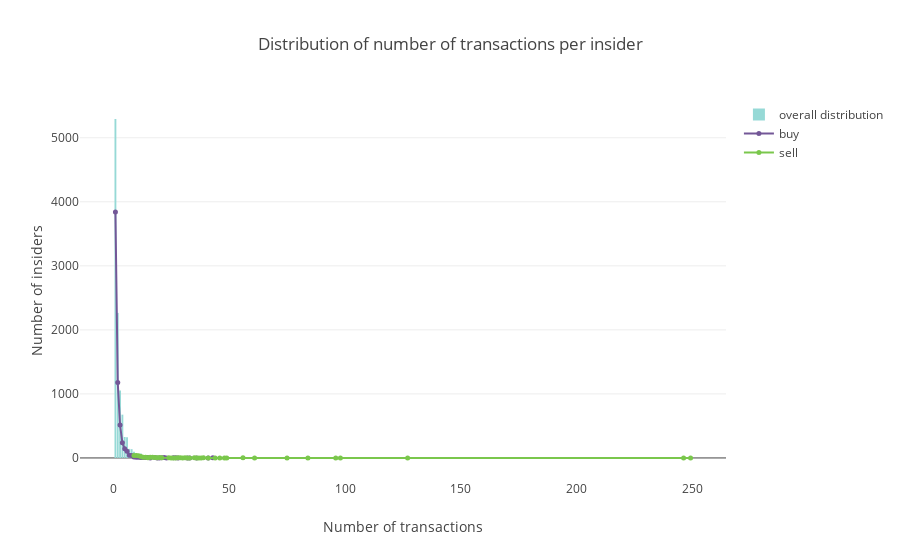

Write notebook code for a chart like this one.
### Code cell
trace0 = go.Bar(
    x=transac.index,
    y=transac['count'],
    name='overall distribution',
    marker=dict(
        color='#96d9d6'
    )
)

trace2 = go.Scatter(
    x = buy.index,
    y = buy['count'],
    name='buy',
    mode = 'lines+markers',
    marker = dict(
        size = 5,
        color = '#735797'
    )
)
trace3 = go.Scatter(
    x = sell.index,
    y = sell['count'],
    name='sell',
    mode = 'lines+markers',
    marker = dict(
        size = 5,
        color = '#7ac74c'
    )
)
data=[trace0,trace2,trace3]
layout = dict(title = 'Distribution of number of transactions per insider',
              yaxis = dict(title='Number of insiders'),
              xaxis = dict(title='Number of transactions')
             )
fig = dict(data=data, layout=layout)
iplot(fig)

### Figure 1 — Plotly figure (JSON) as saved in the notebook; plotly's stock layout.template omitted (floating-point values rounded to 4 significant figures)
{"data": [{"marker": {"color": "#96d9d6"}, "name": "overall distribution", "type": "bar", "uid": "df42c7d5-9b90-46ad-bfd3-79f4c3467eeb", "x": [1, 2, 3, 4, 5, 6, 7, 8, 9, 10, 11, 12, 13, 14, 15, 16, 17, 18, 19, 20, 21, 22, 23, 25, 26, 27, 28, 29, 30, 31, 32, 33, 35, 36, 37, 39, 41, 42, 43, 44, 45, 47, 49], "y": [5293, 2265, 1054, 676, 327, 322, 142, 137, 95, 69, 59, 68, 23, 26, 18, 17, 16, 16, 5, 10, 8, 6, 4, 4, 3, 6, 4, 1, 1, 2, 3, 3, 2, 2, 1, 1, 1, 1, 2, 1, 1, 1, 1]}, {"marker": {"color": "#735797", "size": 5}, "mode": "lines+markers", "name": "buy", "type": "scatter", "uid": "c9b88498-1d7d-45f2-8ddb-4f9dc7e7eb6c", "x": [1, 2, 3, 4, 5, 6, 7, 8, 9, 10, 11, 12, 13, 14, 15, 16, 18, 19, 20, 21, 22, 23, 26, 27, 28, 32, 33, 36, 41, 43], "y": [3842, 1177, 514, 237, 142, 103, 42, 40, 15, 11, 9, 7, 6, 5, 7, 1, 5, 1, 1, 2, 5, 1, 3, 2, 1, 1, 1, 1, 1, 2]}, {"marker": {"color": "#7ac74c", "size": 5}, "mode": "lines+markers", "name": "sell", "type": "scatter", "uid": "52f5da67-03c6-45c0-beae-b65c2fe67cef", "x": [1, 2, 3, 4, 5, 6, 7, 8, 9, 10, 11, 12, 13, 14, 15, 16, 17, 18, 19, 20, 21, 24, 25, 26, 27, 28, 29, 30, 31, 32, 33, 35, 36, 37, 38, 39, 41, 44, 46, 48, 49, 56, 61, 75, 84, 96, 98, 127, 246, 249], "y": [null, null, null, null, null, null, null, null, 38, 38, 33, 24, 11, 12, 3, 9, 11, 7, 4, 6, 4, 2, 1, 1, 1, 2, 2, 1, 3, 1, 1, 2, 1, 1, 1, 2, 1, 1, 1, 1, 1, 2, 1, 1, 1, 1, 1, 1, 1, 1]}], "layout": {"title": {"text": "Distribution of number of transactions per insider"}, "xaxis": {"title": {"text": "Number of transactions"}}, "yaxis": {"title": {"text": "Number of insiders"}}}}
